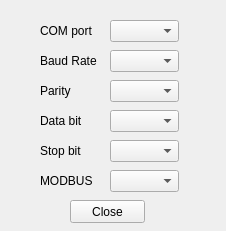
<?xml version="1.0" encoding="UTF-8"?>
<ui version="4.0">
 <class>Configure</class>
 <widget class="QWidget" name="Configure">
  <property name="geometry">
   <rect>
    <x>0</x>
    <y>0</y>
    <width>226</width>
    <height>231</height>
   </rect>
  </property>
  <property name="windowTitle">
   <string>Configure</string>
  </property>
  <widget class="QLabel" name="label">
   <property name="geometry">
    <rect>
     <x>40</x>
     <y>20</y>
     <width>61</width>
     <height>21</height>
    </rect>
   </property>
   <property name="text">
    <string>COM port</string>
   </property>
  </widget>
  <widget class="QLabel" name="label_2">
   <property name="geometry">
    <rect>
     <x>40</x>
     <y>50</y>
     <width>61</width>
     <height>21</height>
    </rect>
   </property>
   <property name="text">
    <string>Baud Rate</string>
   </property>
  </widget>
  <widget class="QLabel" name="label_3">
   <property name="geometry">
    <rect>
     <x>40</x>
     <y>80</y>
     <width>61</width>
     <height>21</height>
    </rect>
   </property>
   <property name="text">
    <string>Parity</string>
   </property>
  </widget>
  <widget class="QLabel" name="label_4">
   <property name="geometry">
    <rect>
     <x>40</x>
     <y>110</y>
     <width>61</width>
     <height>21</height>
    </rect>
   </property>
   <property name="text">
    <string>Data bit</string>
   </property>
  </widget>
  <widget class="QLabel" name="label_5">
   <property name="geometry">
    <rect>
     <x>40</x>
     <y>140</y>
     <width>61</width>
     <height>21</height>
    </rect>
   </property>
   <property name="text">
    <string>Stop bit</string>
   </property>
  </widget>
  <widget class="QComboBox" name="comport">
   <property name="geometry">
    <rect>
     <x>110</x>
     <y>20</y>
     <width>69</width>
     <height>22</height>
    </rect>
   </property>
  </widget>
  <widget class="QComboBox" name="BaudRate">
   <property name="geometry">
    <rect>
     <x>110</x>
     <y>50</y>
     <width>69</width>
     <height>22</height>
    </rect>
   </property>
  </widget>
  <widget class="QComboBox" name="Parity">
   <property name="geometry">
    <rect>
     <x>110</x>
     <y>80</y>
     <width>69</width>
     <height>22</height>
    </rect>
   </property>
  </widget>
  <widget class="QComboBox" name="databit">
   <property name="geometry">
    <rect>
     <x>110</x>
     <y>110</y>
     <width>69</width>
     <height>22</height>
    </rect>
   </property>
  </widget>
  <widget class="QComboBox" name="stopbit">
   <property name="geometry">
    <rect>
     <x>110</x>
     <y>140</y>
     <width>69</width>
     <height>22</height>
    </rect>
   </property>
  </widget>
  <widget class="QPushButton" name="pushButton">
   <property name="geometry">
    <rect>
     <x>70</x>
     <y>200</y>
     <width>75</width>
     <height>23</height>
    </rect>
   </property>
   <property name="text">
    <string>Close</string>
   </property>
  </widget>
  <widget class="QComboBox" name="ModbusType">
   <property name="geometry">
    <rect>
     <x>110</x>
     <y>170</y>
     <width>69</width>
     <height>22</height>
    </rect>
   </property>
  </widget>
  <widget class="QLabel" name="label_6">
   <property name="geometry">
    <rect>
     <x>40</x>
     <y>170</y>
     <width>61</width>
     <height>21</height>
    </rect>
   </property>
   <property name="text">
    <string>MODBUS</string>
   </property>
  </widget>
 </widget>
 <resources/>
 <connections/>
</ui>
